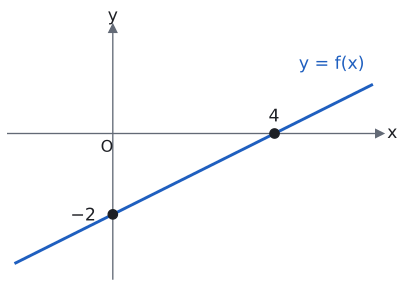

The Python source for this figure:
import sys; sys.path.insert(0, "tools")
from cizim import *

# Doğrusal f: (0, −2) ve (4, 0) noktalarından geçer. f(x) = x/2 − 2.
fig, ax = sekil(5, 3.6)
eksenler(ax, x=(-2.6, 6.6), y=(-3.6, 2.6))
ax.set_aspect("equal")
ax.set_xticks([]); ax.set_yticks([])
ax.grid(False)
xs = np.linspace(-2.4, 6.4, 30); ax.plot(xs, xs / 2 - 2, color=MAVI)
nokta(ax, 0, -2, "−2", dx=-1.05, dy=-0.15, renk=YAZI)
nokta(ax, 4, 0, "4", dx=-0.15, dy=0.3, renk=YAZI)
ax.text(-0.3, -0.45, "O", fontsize=12, color=YAZI)
ax.text(4.6, 1.6, "y = f(x)", color=MAVI, fontsize=13)
kaydet(fig, __file__)
